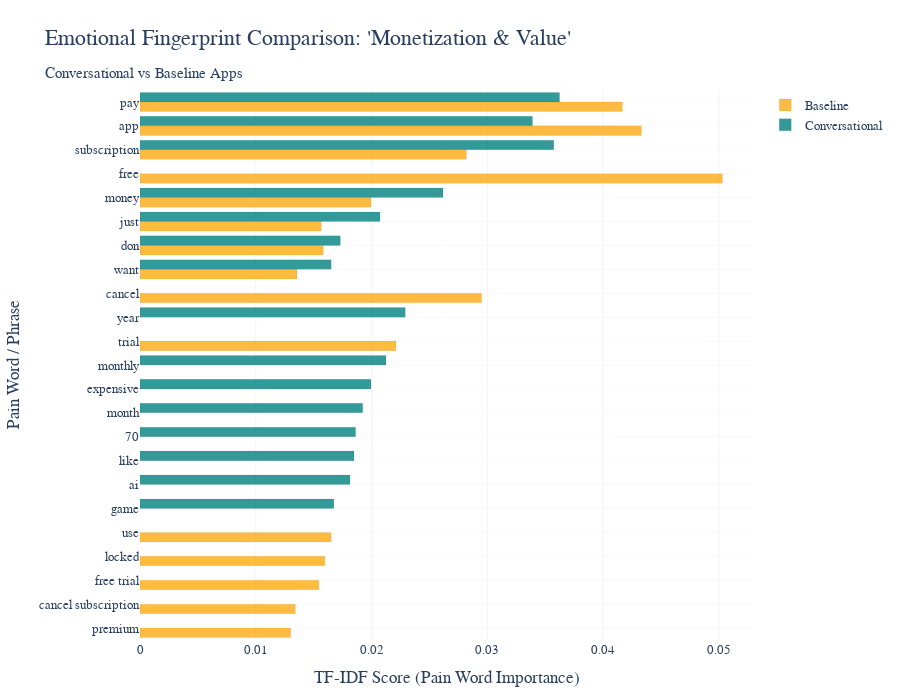

The notebook cell saved with this chart:
### Code cell
def get_top_tfidf_words(docs, top_n=15):
    vectorizer = TfidfVectorizer(
        ngram_range=(1, 2), max_features=5000, stop_words="english"
    )
    tfidf_matrix = vectorizer.fit_transform(docs)
    avg_tfidf = tfidf_matrix.mean(axis=0).A1
    terms = vectorizer.get_feature_names_out()
    scores = pd.DataFrame({"term": terms, "tfidf": avg_tfidf})
    return scores.sort_values("tfidf", ascending=False).head(top_n)


# Filter Conversational dataset for theme and negative reviews (bottom 25%)
conv_monet = conv_df[conv_df["theme"] == "Monetization & Value"]
conv_monet_neg = conv_monet[
    conv_monet["sentiment_score"] <= conv_monet["sentiment_score"].quantile(0.25)
]

# Filter Baseline dataset for theme and negative reviews (bottom 25%)
base_monet = base_df[base_df["theme"] == "Monetization & Value"]
base_monet_neg = base_monet[
    base_monet["sentiment_score"] <= base_monet["sentiment_score"].quantile(0.25)
]

# Get top pain words TF-IDF scores
conv_pain = get_top_tfidf_words(conv_monet_neg["review_text"], top_n=15)
conv_pain["dataset"] = "Conversational"

base_pain = get_top_tfidf_words(base_monet_neg["review_text"], top_n=15)
base_pain["dataset"] = "Baseline"

# Combine for plotting
combined = pd.concat([conv_pain, base_pain])

# Sort combined dataframe for better visual ordering
combined_sorted = combined.sort_values(by="tfidf", ascending=True)

# Plot with Plotly Express
fig = px.bar(
    combined_sorted,
    x="tfidf",
    y="term",
    color="dataset",
    orientation="h",
    barmode="group",
    title="Emotional Fingerprint Comparison: 'Monetization & Value'<br><sub>Conversational vs Baseline Apps</sub>",
    height=700,
    color_discrete_map={
        "Conversational": "rgba(0, 128, 128, 0.8)",  # Teal
        "Baseline": "rgba(255, 165, 0, 0.75)",  # Soft Orange
    },
    labels={
        "tfidf": "TF-IDF Score (Pain Word Importance)",
        "term": "Pain Word / Phrase",
        "dataset": "App Type",
    },
)

fig.update_traces(
    marker_line_width=0.5,
    marker_line_color="rgba(0,0,0,0.1)",
    hovertemplate="<b>%{y}</b><br>%{x:.4f} TF-IDF<br>%{color}<extra></extra>",
)

fig.update_layout(
    font=dict(family="Segoe UI", size=14),
    title_font=dict(size=22),
    yaxis=dict(
        categoryorder="total ascending",
        tickfont=dict(size=13),
        gridcolor="rgba(200,200,200,0.1)",
    ),
    xaxis=dict(tickfont=dict(size=13), gridcolor="rgba(200,200,200,0.2)"),
    legend=dict(
        title=None,
        orientation="v",
        yanchor="top",
        y=1,
        xanchor="left",
        x=1.02,
        font=dict(size=13),
    ),
    plot_bgcolor="white",
    paper_bgcolor="white",
    margin=dict(l=100, r=120, t=90, b=60),
)

fig.show()

### Figure 1 — Plotly figure (JSON) as saved in the notebook; plotly's stock layout.template omitted (floating-point values rounded to 4 significant figures)
{"data": [{"alignmentgroup": "True", "hovertemplate": "<b>%{y}</b><br>%{x:.4f} TF-IDF<br>%{color}<extra></extra>", "legendgroup": "Baseline", "marker": {"color": "rgba(255, 165, 0, 0.75)", "line": {"color": "rgba(0,0,0,0.1)", "width": 0.5}, "pattern": {"shape": ""}}, "name": "Baseline", "offsetgroup": "Baseline", "orientation": "h", "showlegend": true, "textposition": "auto", "type": "bar", "x": [0.01301, 0.01342, 0.01356, 0.01544, 0.01565, 0.01583, 0.01597, 0.01651, 0.01995, 0.02211, 0.02818, 0.0295, 0.04165, 0.04331, 0.05029], "xaxis": "x", "y": ["premium", "cancel subscription", "want", "free trial", "just", "don", "locked", "use", "money", "trial", "subscription", "cancel", "pay", "app", "free"], "yaxis": "y"}, {"alignmentgroup": "True", "hovertemplate": "<b>%{y}</b><br>%{x:.4f} TF-IDF<br>%{color}<extra></extra>", "legendgroup": "Conversational", "marker": {"color": "rgba(0, 128, 128, 0.8)", "line": {"color": "rgba(0,0,0,0.1)", "width": 0.5}, "pattern": {"shape": ""}}, "name": "Conversational", "offsetgroup": "Conversational", "orientation": "h", "showlegend": true, "textposition": "auto", "type": "bar", "x": [0.01651, 0.01674, 0.0173, 0.01814, 0.01848, 0.01862, 0.01923, 0.01995, 0.02073, 0.02125, 0.02291, 0.02617, 0.03389, 0.03573, 0.03623], "xaxis": "x", "y": ["want", "game", "don", "ai", "like", "70", "month", "expensive", "just", "monthly", "year", "money", "app", "subscription", "pay"], "yaxis": "y"}], "layout": {"barmode": "group", "font": {"family": "Segoe UI", "size": 14}, "height": 700, "legend": {"font": {"size": 13}, "orientation": "v", "title": {}, "tracegroupgap": 0, "x": 1.02, "xanchor": "left", "y": 1, "yanchor": "top"}, "margin": {"b": 60, "l": 100, "r": 120, "t": 90}, "paper_bgcolor": "white", "plot_bgcolor": "white", "title": {"font": {"size": 22}, "text": "Emotional Fingerprint Comparison: 'Monetization & Value'<br><sub>Conversational vs Baseline Apps</sub>"}, "xaxis": {"anchor": "y", "domain": [0, 1], "gridcolor": "rgba(200,200,200,0.2)", "tickfont": {"size": 13}, "title": {"text": "TF-IDF Score (Pain Word Importance)"}}, "yaxis": {"anchor": "x", "categoryorder": "total ascending", "domain": [0, 1], "gridcolor": "rgba(200,200,200,0.1)", "tickfont": {"size": 13}, "title": {"text": "Pain Word / Phrase"}}}}
